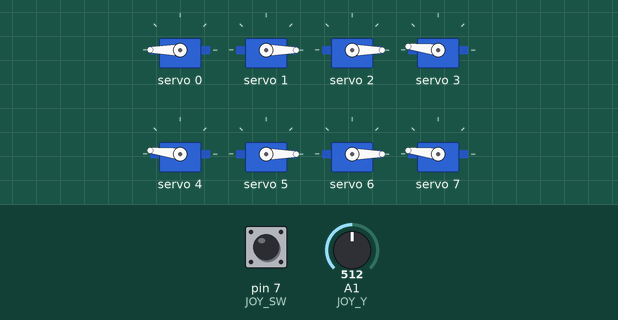
A sketch run on a simulated Arduino Uno, built with avr-gcc and run on an emulated ATmega328P. Shown: 8 × servo. The test bench sets the inputs (shaded band); at power-on: pin 7 (JOY_SW) HIGH, A1 (JOY_Y) = 512. What the sketch prints to the serial monitor is not drawn.

Above: at 1.4 s.
1.5 s: pin 7 (JOY_SW) pulled LOW for 0.15 s
At 2.9 s:
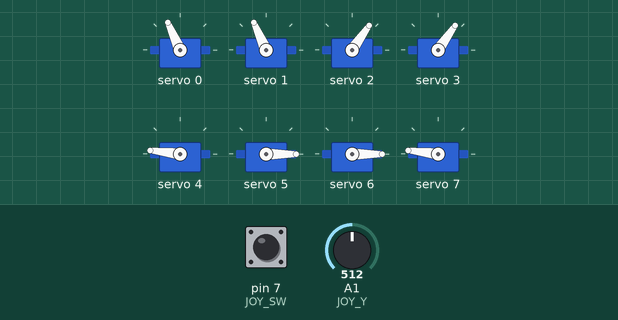
4.5 s: A1 (JOY_Y) set to 306
7.5 s: A1 (JOY_Y) set to 349
10.5 s: A1 (JOY_Y) set to 374
At 10.5 s:
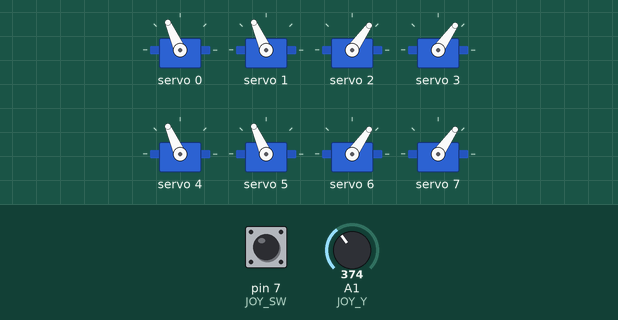
12.0 s: pin 7 (JOY_SW) pulled LOW for 1 s
At 12.9 s:
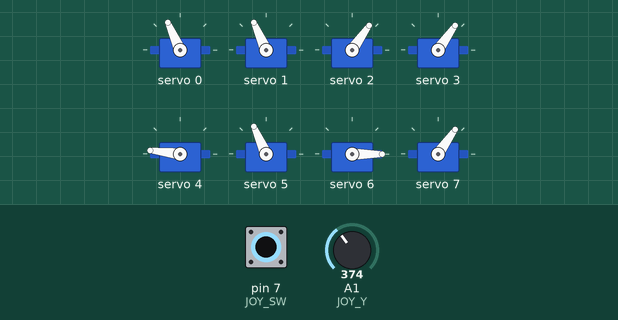
19.0 s: pin 7 (JOY_SW) pulled LOW for 3.2 s
At 19.58 s:
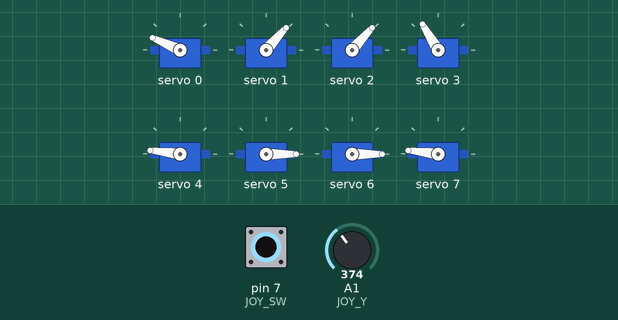
Timing chart, 0 to 24.7 s (numbered marks = the images above; inputs shaded):
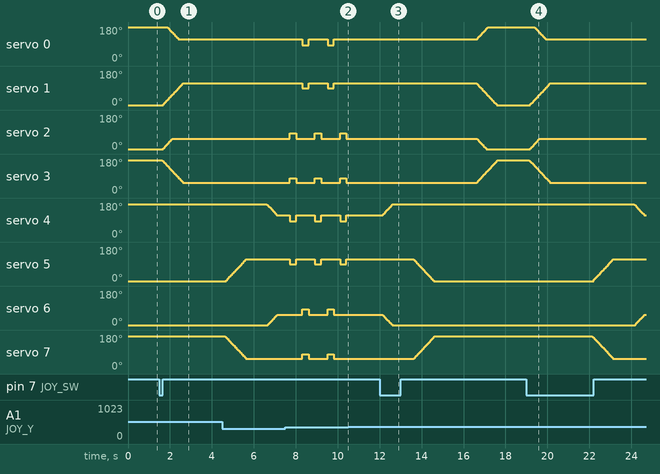

Measured:
- after the input at 1.5 s, servo 0: moves from 180° to 114° over 0.53 s, starting after 0.37 s; servo 1: moves from 0° to 114° over 0.93 s, starting after 0.18 s; servo 2: moves from 0° to 55° over 0.43 s, starting after 0.18 s; servo 3: moves from 173° to 55° over 0.98 s, starting after 0.13 s
- after the input at 10.5 s, servo 0: stays 114° (without the input it goes to 84° after 0.22 s); servo 1: stays 114° (without the input it goes to 90° after 0.22 s)
- after the input at 12.0 s, servo 0: moves from 114° to 180° over 0.55 s, starting after 4.6 s; servo 1: moves from 114° to 0° over 0.95 s, starting after 4.6 s
- after the input at 19.0 s, servo 0: moves from 180° to 114° over 0.53 s, starting after 0.38 s; servo 1: moves from 0° to 114° over 0.93 s, starting after 0.18 s
- by itself, servo 4: alternates 114° for 0.90 s and 84° for 0.30 s
- by itself, servo 5: alternates 114° for 0.90 s and 90° for 0.30 s
- by itself, servo 6: alternates 84° for 0.30 s and 55° for 0.90 s
- by itself, servo 7: alternates 78° for 0.30 s and 55° for 0.90 s

The sketch:

calibration_fillvalues.ino
```cpp
/*
  ROBOTIC DOG — Sit / Stand / Walk

  CONTROLS:
    Button press (SW)     → Toggle Sit / Stand
    Joystick UP           → Walk forward
    Joystick neutral      → Stop walking

  CHANNEL MAP:
  CH0=FL Shoulder  CH1=FL Knee
  CH2=FR Shoulder  CH3=FR Knee
  CH4=BL Shoulder  CH5=BL Knee
  CH6=BR Shoulder  CH7=BR Knee

  WIRING:
    Joystick VRY → A1
    Joystick SW  → D7
    GND          → GND
*/

#include <Wire.h>
#include <Adafruit_PWMServoDriver.h>

Adafruit_PWMServoDriver pca = Adafruit_PWMServoDriver(0x40);

#define SERVOMIN  102
#define SERVOMAX  553
#define JOY_Y     A1
#define JOY_SW    7
#define CENTER    512
#define DEADZONE  150

// ── YOUR CALIBRATED ANGLES — DO NOT CHANGE ────────────
//                  CH0   CH1   CH2   CH3   CH4   CH5   CH6   CH7
//                  FL    FL    FR    FR    BL    BL    BR    BR
//                  SHO   KNE   SHO   KNE   SHO   KNE   SHO   KNE
const int SIT[8]   = { 180,    0,    0,  150,  150,    0,    0,  150 };
const int STAND[8] = { 100,  100,   50,   50,  100,  100,   50,   50 };
// ──────────────────────────────────────────────────────

// ── WALK PARAMETERS — tune these ──────────────────────
// How much to lift a leg (reduce shoulder angle = leg goes up)
const int LIFT_AMOUNT  = 25;  // degrees to lift leg off ground
// How much knee curls when leg is lifted
const int KNEE_CURL    = 20;  // degrees knee pulls up when lifted
// Walk step delay (lower = faster walk)
const unsigned long WALK_STEP_MS = 8;
// Pause between diagonal steps
const unsigned long STEP_PAUSE   = 300;
// ──────────────────────────────────────────────────────

// Diagonal pairs:
// PAIR A = FL(0,1) + BR(6,7)
// PAIR B = FR(2,3) + BL(4,5)

const int STEP_DEG           = 1;
const unsigned long STEP_MS  = 10;
const unsigned long PAUSE_2S = 2000;
const unsigned long PAUSE_1S = 1000;

enum State {
  IDLE,
  ST1_FRONT_UP, ST2_PAUSE, ST3_BACK_KNEES_DOWN,
  ST4_PAUSE_KNEES, ST5_BACK_SHO_UP,
  SI1_BACK_SHO_DOWN, SI2_PAUSE_SHO, SI3_BACK_KNEES_UP,
  SI4_PAUSE, SI5_FRONT_DOWN,
  WALKING
};

State state      = IDLE;
bool isStanding  = false;
int curPos[8];
int target[8];
unsigned long lastStep   = 0;
unsigned long pauseStart = 0;

// Walk phase tracking
int walkPhase = 0;  // 0=lift pair A, 1=set down A, 2=lift pair B, 3=set down B
unsigned long walkTimer = 0;

// ── HELPERS ───────────────────────────────────────────
void setServo(int ch, int deg) {
  deg = constrain(deg, 0, 180);
  pca.setPWM(ch, 0, map(deg, 0, 180, SERVOMIN, SERVOMAX));
}

void setTargetChs(int fromCh, int toCh, const int* pose) {
  for (int ch = fromCh; ch <= toCh; ch++) target[ch] = pose[ch];
}

void holdChs(int fromCh, int toCh) {
  for (int ch = fromCh; ch <= toCh; ch++) target[ch] = curPos[ch];
}

bool chsDone(int fromCh, int toCh) {
  for (int ch = fromCh; ch <= toCh; ch++)
    if (curPos[ch] != target[ch]) return false;
  return true;
}

bool allDone() { return chsDone(0, 7); }

void startPause() { pauseStart = millis(); }
bool pauseDone(unsigned long dur) { return millis() - pauseStart >= dur; }

bool buttonPressed() {
  static bool lastState = HIGH, stableState = HIGH;
  static unsigned long lastDeb = 0;
  bool r = digitalRead(JOY_SW);
  if (r != lastState) { lastDeb = millis(); lastState = r; }
  if (millis() - lastDeb > 120 && r != stableState) {
    stableState = r;
    if (stableState == LOW) return true;
  }
  return false;
}

int readJoystick() {
  int val = analogRead(JOY_Y);
  int dy = val - CENTER;
  if (abs(dy) < DEADZONE) return 0;
  return (dy < 0) ? 1 : -1;
}

void smoothStep() {
  for (int ch = 0; ch < 8; ch++) {
    if (curPos[ch] < target[ch])      curPos[ch] += STEP_DEG;
    else if (curPos[ch] > target[ch]) curPos[ch] -= STEP_DEG;
    if (abs(curPos[ch] - target[ch]) <= STEP_DEG) curPos[ch] = target[ch];
    setServo(ch, curPos[ch]);
  }
}

// Instantly set all servos (for walk — no smooth needed per step)
void instantSet() {
  for (int ch = 0; ch < 8; ch++) {
    curPos[ch] = target[ch];
    setServo(ch, curPos[ch]);
  }
}
// ──────────────────────────────────────────────────────

// ── WALK GAIT ─────────────────────────────────────────
// Diagonal gait:
// Phase 0: Lift FL+BR (raise shoulder, curl knee)
// Phase 1: Set FL+BR down (restore stand angles)
// Phase 2: Lift FR+BL
// Phase 3: Set FR+BL down
// Repeat

void setWalkPhase(int phase) {
  // Start from STAND angles
  for (int ch = 0; ch < 8; ch++) target[ch] = STAND[ch];

  if (phase == 0) {
    // Lift FL(0,1) and BR(6,7)
    // FL shoulder: reduce angle to lift (shoulder goes "up" = leg lifts)
    target[0] = STAND[0] - LIFT_AMOUNT;  // FL shoulder lifts
    target[1] = STAND[1] - KNEE_CURL;    // FL knee curls
    target[6] = STAND[6] + LIFT_AMOUNT;  // BR shoulder lifts (opposite direction)
    target[7] = STAND[7] + KNEE_CURL;    // BR knee curls
  }
  else if (phase == 1) {
    // Set FL+BR back to stand — all at STAND angles (already set)
  }
  else if (phase == 2) {
    // Lift FR(2,3) and BL(4,5)
    target[2] = STAND[2] + LIFT_AMOUNT;  // FR shoulder lifts
    target[3] = STAND[3] + KNEE_CURL;    // FR knee curls
    target[4] = STAND[4] - LIFT_AMOUNT;  // BL shoulder lifts
    target[5] = STAND[5] - KNEE_CURL;    // BL knee curls
  }
  else if (phase == 3) {
    // Set FR+BL back to stand — all at STAND angles (already set)
  }
}
// ──────────────────────────────────────────────────────

void setup() {
  Serial.begin(9600);
  pinMode(JOY_SW, INPUT_PULLUP);

  pca.begin();
  pca.setOscillatorFrequency(27000000);
  pca.setPWMFreq(50);
  delay(200);

  for (int ch = 0; ch < 8; ch++) {
    setServo(ch, SIT[ch]);
    curPos[ch] = SIT[ch];
    target[ch] = SIT[ch];
  }

  isStanding = false;
  state = IDLE;
  Serial.println("Ready! Press button to STAND.");
}

void loop() {

  // ── BUTTON: sit/stand toggle ───────────────────────
  if (buttonPressed()) {
    if (state == WALKING) {
      // Stop walking, go to stand
      state = IDLE;
      isStanding = true;
      for (int ch = 0; ch < 8; ch++) target[ch] = STAND[ch];
      Serial.println("Stopped walking.");
      return;
    }
    if (state == IDLE) {
      isStanding = !isStanding;
      if (isStanding) {
        Serial.println("STANDING — front legs up...");
        setTargetChs(0, 3, STAND);
        holdChs(4, 7);
        state = ST1_FRONT_UP;
      } else {
        Serial.println("SITTING — back shoulders down...");
        target[4] = SIT[4]; target[6] = SIT[6];
        holdChs(0, 3); holdChs(5, 5); holdChs(7, 7);
        state = SI1_BACK_SHO_DOWN;
      }
    }
  }

  // ── JOYSTICK: walk when standing and IDLE ─────────
  if (state == IDLE && isStanding && readJoystick() == 1) {
    Serial.println("WALKING...");
    walkPhase = 0;
    walkTimer = millis();
    setWalkPhase(0);
    state = WALKING;
  }

  // ── SMOOTH MOTION (sit/stand) ─────────────────────
  unsigned long now = millis();

  if (state != WALKING) {
    if (now - lastStep < STEP_MS) return;
    lastStep = now;
    smoothStep();
  }

  // ── STAND STATE MACHINE ───────────────────────────
  if (state == ST1_FRONT_UP && chsDone(0, 3)) {
    Serial.println("Front up! Pausing 2s...");
    startPause(); state = ST2_PAUSE;
  }
  if (state == ST2_PAUSE && pauseDone(PAUSE_2S)) {
    Serial.println("Back knees extending...");
    target[5] = STAND[5]; target[7] = STAND[7];
    holdChs(4, 4); holdChs(6, 6);
    state = ST3_BACK_KNEES_DOWN;
  }
  if (state == ST3_BACK_KNEES_DOWN && chsDone(5, 5) && chsDone(7, 7)) {
    Serial.println("Pausing 1s...");
    startPause(); state = ST4_PAUSE_KNEES;
  }
  if (state == ST4_PAUSE_KNEES && pauseDone(PAUSE_1S)) {
    Serial.println("Back shoulders rising...");
    target[4] = STAND[4]; target[6] = STAND[6];
    state = ST5_BACK_SHO_UP;
  }
  if (state == ST5_BACK_SHO_UP && chsDone(4, 4) && chsDone(6, 6)) {
    Serial.println("STANDING! Joystick UP to walk.");
    state = IDLE;
  }

  // ── SIT STATE MACHINE ─────────────────────────────
  if (state == SI1_BACK_SHO_DOWN && chsDone(4, 4) && chsDone(6, 6)) {
    startPause(); state = SI2_PAUSE_SHO;
  }
  if (state == SI2_PAUSE_SHO && pauseDone(PAUSE_1S)) {
    target[5] = SIT[5]; target[7] = SIT[7];
    state = SI3_BACK_KNEES_UP;
  }
  if (state == SI3_BACK_KNEES_UP && chsDone(5, 5) && chsDone(7, 7)) {
    startPause(); state = SI4_PAUSE;
  }
  if (state == SI4_PAUSE && pauseDone(PAUSE_2S)) {
    setTargetChs(0, 3, SIT);
    state = SI5_FRONT_DOWN;
  }
  if (state == SI5_FRONT_DOWN && chsDone(0, 3)) {
    Serial.println("SITTING!");
    state = IDLE;
  }

  // ── WALK STATE MACHINE ────────────────────────────
  if (state == WALKING) {
    // Stop if joystick released
    if (readJoystick() != 1) {
      for (int ch = 0; ch < 8; ch++) target[ch] = STAND[ch];
      instantSet();
      state = IDLE;
      Serial.println("Walk stopped.");
      return;
    }

    if (millis() - walkTimer >= STEP_PAUSE) {
      walkTimer = millis();
      walkPhase = (walkPhase + 1) % 4;
      setWalkPhase(walkPhase);
      instantSet();
      Serial.print("Walk phase: "); Serial.println(walkPhase);
    }
  }
}
```
